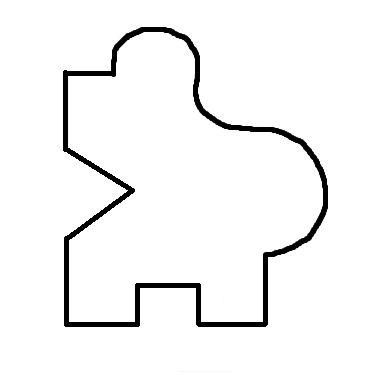
#> input picture mid/Capture.PNG, 366 x 375 px
$ jupyter execute area_of_irreglar_figure_using_monte.ipynb
#> lines starting #> are read from the running program, lines starting #| are printed output that depends on the picture; after the words box and inside, x2 and y2 are one past the last pixel; in counts of white or black regions, pixels touching at a corner belong together
[cell 1]
from skimage import io, measure
import numpy as np
import matplotlib.pyplot as plt
from matplotlib.path import Path

# Load the image
image = io.imread('./Capture.PNG', as_gray=True)
#> image is the input picture: shape (375, 366) float64; min 0, max 1, mean 0.956


# Get the width and height of the image
height, width = image.shape
#> height = 375; width = 366

# Convert the image to binary format
binary = image > 0.5
#> binary: shape (375, 366) bool; 95.6% white; 1 black region, box (x1, y1, x2, y2) and area: (63, 27, 328, 327) 6020

# Extract the contours of the figure
contours = measure.find_contours(binary, 0.5)
#> contours = 2 point arrays, longest 1343 points

# Get the boundary points of the largest contour
largest_contour = max(contours, key=len)
#> largest_contour = 1343 pairs, first value 26.5 to 326.5, second value 62.5 to 327.5
boundary_points = np.flipud(largest_contour)
#> boundary_points has the same summary as largest_contour


# Generate 1000 random points within the image boundaries
height, width = image.shape
num_points = 50
random_points = np.random.rand(num_points, 2) * [width, height]

# Check which random points are inside the boundary
path = Path(boundary_points)
# Check if the points are inside the boundary
is_inside = path.contains_points(random_points)
# Get the points inside the boundary
inside_points = random_points[is_inside]
#> inside_points = 16 rows, first 8: [200.9, 268.2], [220.6, 204.3], [155.1, 242.2], [289.8, 198.3], [168.9, 292.7], [191, 155.5], [167, 213.2], [224, 231.4]
# Get the number of points inside
num_inside_points = len(inside_points)
#> num_inside_points = 16

# Print the result
print(f"{num_inside_points} out of {num_points} random points are inside the boundary.")
#| 16 out of 50 random points are inside the boundary.

# Plot the image and the boundary points
fig, ax = plt.subplots()
ax.imshow(image, cmap='gray')
ax.plot(boundary_points[:, 1], boundary_points[:, 0], color='red')

# Plot the random points
ax.scatter(random_points[:, 1], random_points[:, 0], color='blue', alpha=0.2)

# Plot the points inside the boundary
ax.scatter(inside_points[:, 1], inside_points[:, 0], color='green')

# Invert the y-axis
ax.invert_yaxis()

# Show the plot
plt.show()
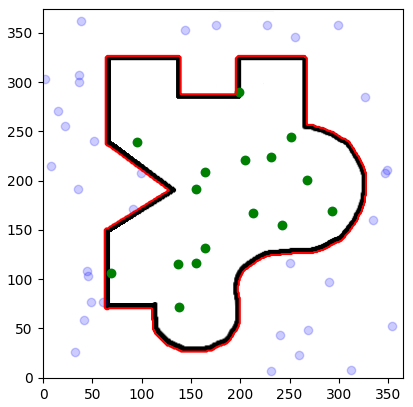
#> figure drawn by matplotlib, 1 panel

# Calculate the actual area
print("Actual area =" , (width * height))
#| Actual area = 137250
# Calculate the area of the figure
area_of_irregular_figure = (num_inside_points / num_points) * (width * height)
#> area_of_irregular_figure = 43920

print(f"The area of the figure is approximately {area_of_irregular_figure:.2f} square units.")
#| The area of the figure is approximately 43920.00 square units.

[cell 2]
import numpy as np
import matplotlib.pyplot as plt
from matplotlib.path import Path
from shapely.geometry import Polygon

# Define the coordinates of the irregular figure
x_coords = [1, 3, 5, 4, 2 , 1]  # Example x-coordinates
y_coords = [1, 2, 4, 5, 3 , 1]  # Example y-coordinates


# Get the boundary points of the figure
boundary_points = np.column_stack((x_coords, y_coords))

# Generate random points within the figure boundaries
num_points = 50
x_min, x_max = min(x_coords), max(x_coords)
y_min, y_max = min(y_coords), max(y_coords)
random_points = np.random.rand(num_points, 2) * [x_max - x_min, y_max - y_min] + [x_min, y_min]

# Check which random points are inside the boundary
path = Path(boundary_points)
is_inside = path.contains_points(random_points)
inside_points = random_points[is_inside]
num_inside_points = len(inside_points)

# Print the result
print(f"{num_inside_points} out of {num_points} random points are inside the boundary.")

# Plot the boundary points
fig, ax = plt.subplots()
ax.plot(x_coords, y_coords, color='red')

# Plot the random points
ax.scatter(random_points[:, 0], random_points[:, 1], color='blue', alpha=0.2)

# Plot the points inside the boundary
ax.scatter(inside_points[:, 0], inside_points[:, 1], color='green')

# Show the plot
plt.show()
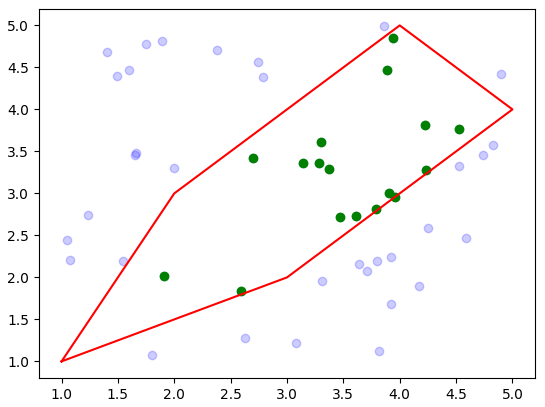
#> figure drawn by matplotlib, 1 panel


# Calculate the actual area
polygon = Polygon(zip(x_coords, y_coords))
actual_area = polygon.area
print("Actual Area:", actual_area)


# Calculate the area of the figure
area_of_irregular_figure = (num_inside_points / num_points) * ((x_max - x_min) * (y_max - y_min))

print(f"The area of the figure is approximately {area_of_irregular_figure:.2f} square units.")
